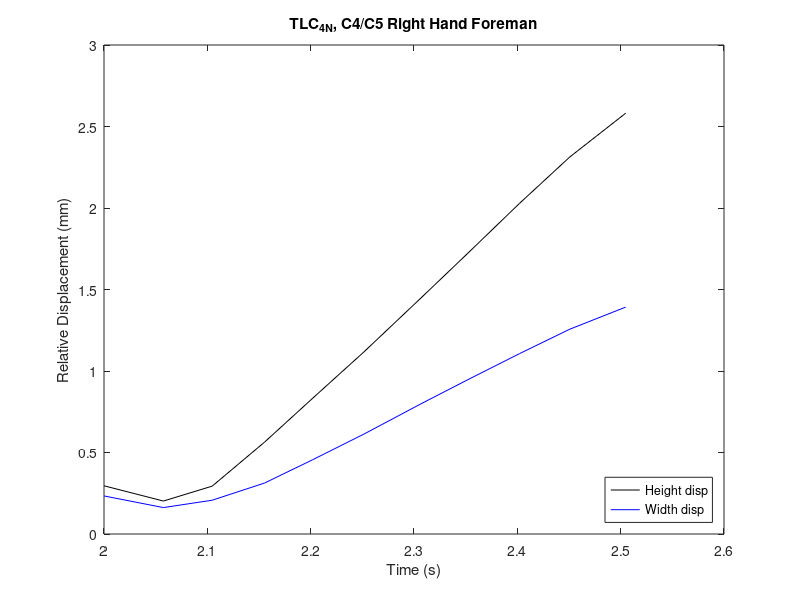
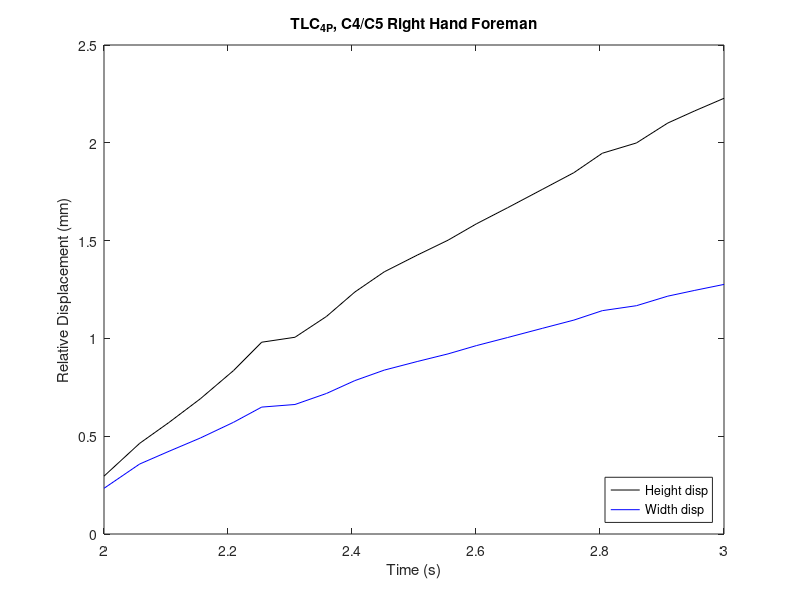
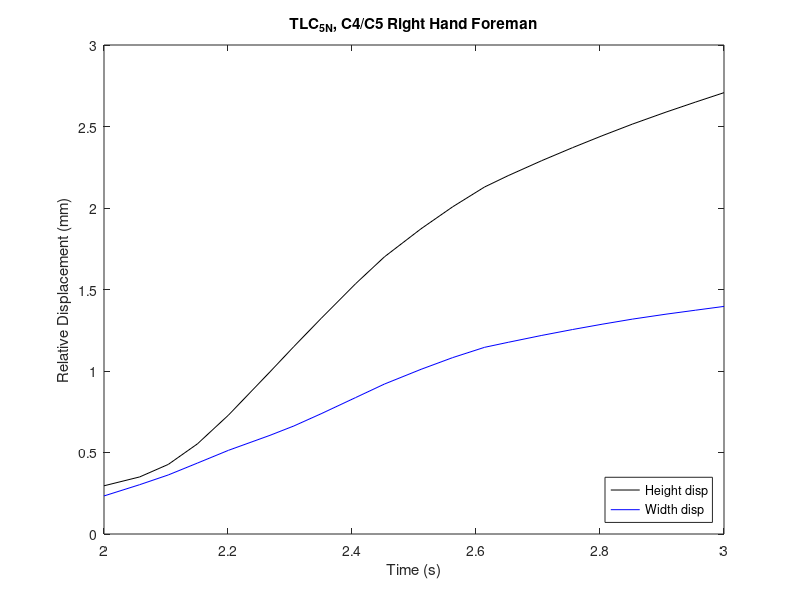
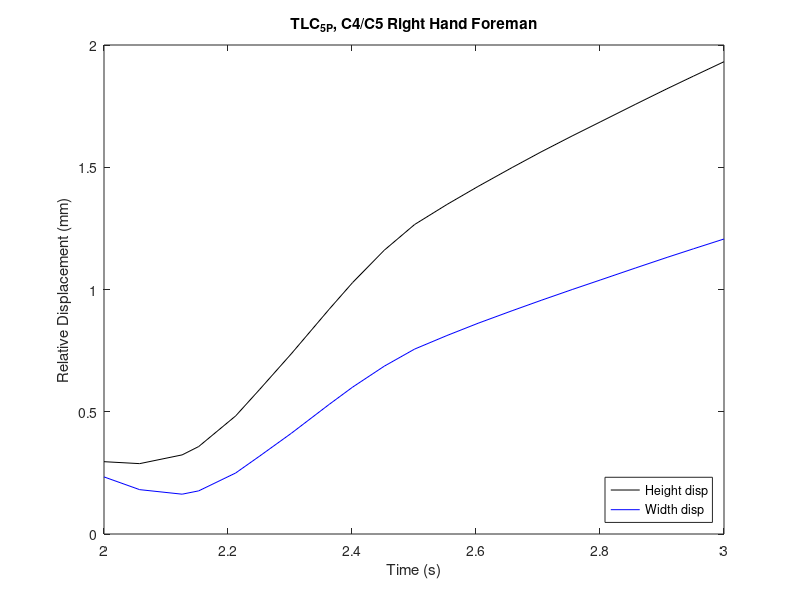

MATLAB code to generate these figures, in order:
clear all
clf
%% This script shows the foreman height and width relative to two consistent node pairs
% The foreman height(U,L) and width(I,O) was found by finding the magnitude of displacement of the upper nodes (U,I) minus the magnitude of displacement of the lower nodes (L,O) 
% in the ODB field output, then by subtracting off the first y-coordinate.
% **first coordinate was added back on because it is necessary to know
% **initial displacement between the two nodes
% These operations were done in the Abaqus ODB files and the resultant difference in displacement magnitudes are plotted below.
%% Starting with the intact spine
%% model - TLC_4N, location: C4/C5 Right Hand Foreman
T1=[2,2.0575,2.1047,2.15542,2.20202,2.25165,2.30686,2.35157,2.40206,2.45083,2.50483];
%nodes: 40272U,62515L
%**this model only runs to 50%, time2 is required for now**
A=0.295782+[2.23517E-006,-0.0935737,-0.00208297,0.268123,0.537532,0.821969,1.15291,1.42357,1.73227,2.01761,2.28568];
figure(1)
plot(T1,A,'k')
hold on
%nodes: 40374I,65927O
AA=0.233484+[3.45707E-006,-0.0713887,-0.0262132,0.0792606,0.222384,0.379891,0.565561,0.711483,0.872954,1.02322,1.15847];
plot(T1,AA,'b')
xlabel('Time (s)')
ylabel('Relative Displacement (mm)')
legend('Height disp', 'Width disp','location','southeast' )
title('TLC_4_N, C4/C5 Right Hand Foreman')
%% model TLC_4P, location: C4/C5 Right Hand Foreman
T2=[2,2.0575,2.1047,2.15542,2.20899,2.25434,2.30803,2.35883,2.40461,2.45206,2.5051,2.55493,2.60055,2.6508,2.70761,2.75783,2.80375,2.85877,2.90932,2.95288,3];
%nodes: 40272U/62515L
B=0.295782+[2.38419E-007,0.167684,0.274214,0.395584,0.539983,0.684756,0.710041,0.816469,0.941428,1.04463,1.12985,1.20637,1.28979,1.37198,1.46714,1.55143,1.65088,1.70346,1.80529,1.86757,1.93172];
%nodes: 40374I,65927O
BB=0.233484+[3.8445E-006,0.124264,0.189269,0.257327,0.337738,0.415324,0.428668,0.485043,0.550797,0.604407,0.648266,0.6874,0.729596,0.770902,0.818492,0.860101,0.908376,0.933716,0.982515,1.01208,1.04251];
figure(2)
plot(T2,B,'k')
hold on
plot(T2,BB,'b')
xlabel('Time (s)')
ylabel('Relative Displacement (mm)')
legend('Height disp', 'Width disp','location','southeast' )
title('TLC_4_P, C4/C5 Right Hand Foreman')
%% model - TLC_5N, Location: C4/C5 Right Hand Foreman
T3=[2,2.0575,2.10375,2.15062,2.20072,2.26757,2.30624,2.35024,2.40593,2.45239,2.51131,2.56239,2.61382,2.65198,2.70613,2.75565,2.80324,2.85205,2.90639,2.95374,3];
%nodes: 40272U/62515L
C=0.295782+[2.38419E-007,0.0543331,0.13132,0.256952,0.433529,0.698412,0.854248,1.02694,1.24011,1.40481,1.57667,1.71165,1.83316,1.90288,1.99491,2.07429,2.14719,2.21857,2.2925,2.3536,2.41185];
%nodes: 40374I,65927O
CC=0.233484+[-1.49012E-007,0.0690432,0.128929,0.201513,0.279864,0.371678,0.429336,0.504408,0.60369,0.686569,0.77679,0.848692,0.911809,0.942634,0.984904,1.02097,1.05342,1.08469,1.11517,1.13938,1.16281];
figure(3)
plot(T3,C,'k')
hold on
plot(T3,CC,'b')
xlabel('Time (s)')
ylabel('Relative Displacement (mm)')
legend('Height disp', 'Width disp','location','southeast' )
title('TLC_5_N, C4/C5 Right Hand Foreman')
%% model - TLC_5P, Location: C4/C6 Right Hand Foreman
T4=[2,2.0575,2.12605,2.15275,2.21233,2.25121,2.30204,2.36312,2.40096,2.45209,2.50097,2.55317,2.60321,2.65826,2.70492,2.75514,2.80039,2.85766,2.90816,2.95077,3];
%nodes: 40272U/62515L
D=0.295782+[2.23517E-006,-0.00796267,0.027803,0.0619822,0.187121,0.295963,0.44114,0.623309,0.73259,0.865031,0.970009,1.05199,1.12558,1.20303,1.26688,1.33234,1.3896,1.46228,1.52537,1.57699,1.63586];
%nodes: 40374I,65927O
DD=0.233484+[-1.49012E-007,-0.0520616,-0.0706142,-0.0570326,0.0159961,0.0855043,0.178274,0.296458,0.367188,0.452984,0.522815,0.578306,0.628354,0.679704,0.722072,0.766392,0.805307,0.854844,0.897866,0.933016,0.973069];
figure(4)
plot(T4,D,'k')
hold on
plot(T4,DD,'b')
xlabel('Time (s)')
ylabel('Relative Displacement (mm)')
legend('Height disp', 'Width disp','location','southeast' )
title('TLC_5_P, C4/C5 Right Hand Foreman')
%% model - TLC_6N, Location: C4/C6 Right Hand Foreman
T5=[2,2.0575,2.1047,2.15542,2.22863,2.25714,2.30685,2.35082,2.40011,2.45711,2.51234,2.55752,2.6058,2.65799,2.70027,2.75081,2.80824,2.88338,2.91463,2.95331,3];
%nodes: 40272U/62515L
E=0.295782+[2.38419E-007,0.00397786,0.0215472,0.0766689,0.188029,0.232965,0.307588,0.370243,0.434877,0.507961,0.574862,0.626095,0.676847,0.726672,0.765996,0.813523,0.865692,0.927177,0.950667,0.978628,1.01077];
%nodes: 40374I,65927O
EE=0.233484+[3.8445E-006,0.0389452,0.0674813,0.109218,0.180727,0.208073,0.253136,0.291171,0.330641,0.377786,0.422534,0.45807,0.49417,0.530754,0.560678,0.597284,0.638042,0.687809,0.707244,0.730532,0.757688];
figure(5)
plot(T5,E,'k')
hold on
plot(T5,EE,'b')
xlabel('Time (s)')
ylabel('Relative Displacement (mm)')
legend('Height disp', 'Width disp','location','southeast' )
title('TLC_6_N, C4/C5 Right Hand Foreman')
%% model - TLC_6P, Location: C4/C6 Right Hand Foreman
T6=[2,2.0575,2.1047,2.15542,2.20899,2.25434,2.30803,2.35883,2.40461,2.45206,2.5051,2.55493,2.60055,2.6508,2.70761,2.75783,2.80375,2.85877,2.90932,2.95288,3];
%nodes: 40272U/62515L
F=0.295782+[2.23517E-006,0.0291923,0.0843093,0.174887,0.265728,0.336436,0.420166,0.493606,0.557981,0.621143,0.685417,0.741683,0.79173,0.845292,0.904242,0.954612,0.999579,1.05227,1.09895,1.13794,1.179];
%nodes: 40374I,65927O
FF=0.233484+[3.8445E-006,-0.0287753,-0.033273,-0.00656912,0.0286312,0.060518,0.103727,0.143233,0.178373,0.212637,0.24582,0.273751,0.297794,0.322755,0.349612,0.372499,0.392524,0.415513,0.435209,0.451273,0.46792];
figure(6)
plot(T6,F,'k')
hold on
plot(T6,FF,'b')
xlabel('Time (s)')
ylabel('Relative Displacement (mm)')
legend('Height disp', 'Width disp','location','southeast' )
title('TLC_6_P, C4/C5 Right Hand Foreman')
%% Below will attempt to find the % difference of the difference in displacement magnitudes 
% of the intact model with the slideslide_tether model
%% model - SlideSlide_tether_4N
T7=[2,2.05126,2.11533,2.16533,2.2247,2.26689,2.32627,2.36846,2.42783,2.4542,2.50615,2.55076,2.60453,2.65273,2.70062,2.75176,2.80444,2.85837,2.91342,2.96196,3];
%nodes: 40272U/62515L
G=[0.416245,0.465366,0.416847,0.336751,0.305337,0.386905,0.556394,0.677582,0.843202,0.913933,1.0493,1.16061,1.28984,1.40158,1.50933,1.62092,1.73185,1.84121,1.94778,2.03829,2.10666];
%nodes: 40374I,65927O
GG=[0.234507,0.372261,0.347852,0.317779,0.359109,0.469446,0.559537,0.60165,0.669451,0.700441,0.763024,0.817041,0.879874,0.934076,0.986586,1.04156,1.09607,1.14939,1.20087,1.24409,1.27626];
figure(7)
plot(T7,G,'k')
hold on
plot(T7,GG,'b')
xlabel('Time (s)')
ylabel('Relative Displacement (mm)')
legend('Height disp','Width disp', 'location','southeast')
title('SlideSlide/tether, C4/C5 Right Hand Foreman')
%% model - SlideSlide_tether_4P, Location: C4/C5 Right Hand Foreman
T8=[0];
%% model - SlideSlide_tether_5N, Location: C4/C5 Right Hand Foreman
T9=[2,2.05126,2.11533,2.16533,2.2247,2.25107,2.30644,2.35622,2.40972,2.46023,2.50711,2.55164,2.60232,2.65142,2.72191,2.77012,2.80437,2.86374,2.90593,2.9903,3];
%nodes: 40272U/62515L
H=[0.416245,0.500828,0.592843,0.6945,0.811243,0.863854,0.978882,1.08647,1.20538,1.32394,1.43935,1.54759,1.6762,1.8073,1.99637,2.11333,2.19185,2.32184,2.40617,2.55556,2.57195];
%nodes: 40374I,65927O
HH=[0.234507,0.421387,0.528381,0.61119,0.690811,0.72412,0.791327,0.847895,0.902591,0.951162,0.995774,1.0327,1.07586,1.12132,1.19528,1.24043,1.27144,1.32441,1.3587,1.41514,1.42121];
figure(9)
plot(T9,H,'k')
hold on
plot(T9,HH,'b')
xlabel('Time (s)')
ylabel('Relative Displacement')
title('SlideSlide/tether, C4/C5 Right Hand Foreman')
legend('Height disp', 'Width disp', 'location','southeast')
% not sure if percent difference will work due to different time increments
% used
HHH=abs((C-H)./((C+H)/2))*100;
HHHH=((CC-HH)./((CC+HH)/2))*100;
figure(10)
plot(T9,HHH,'k')
hold on
plot(T9,HHHH,'b')
